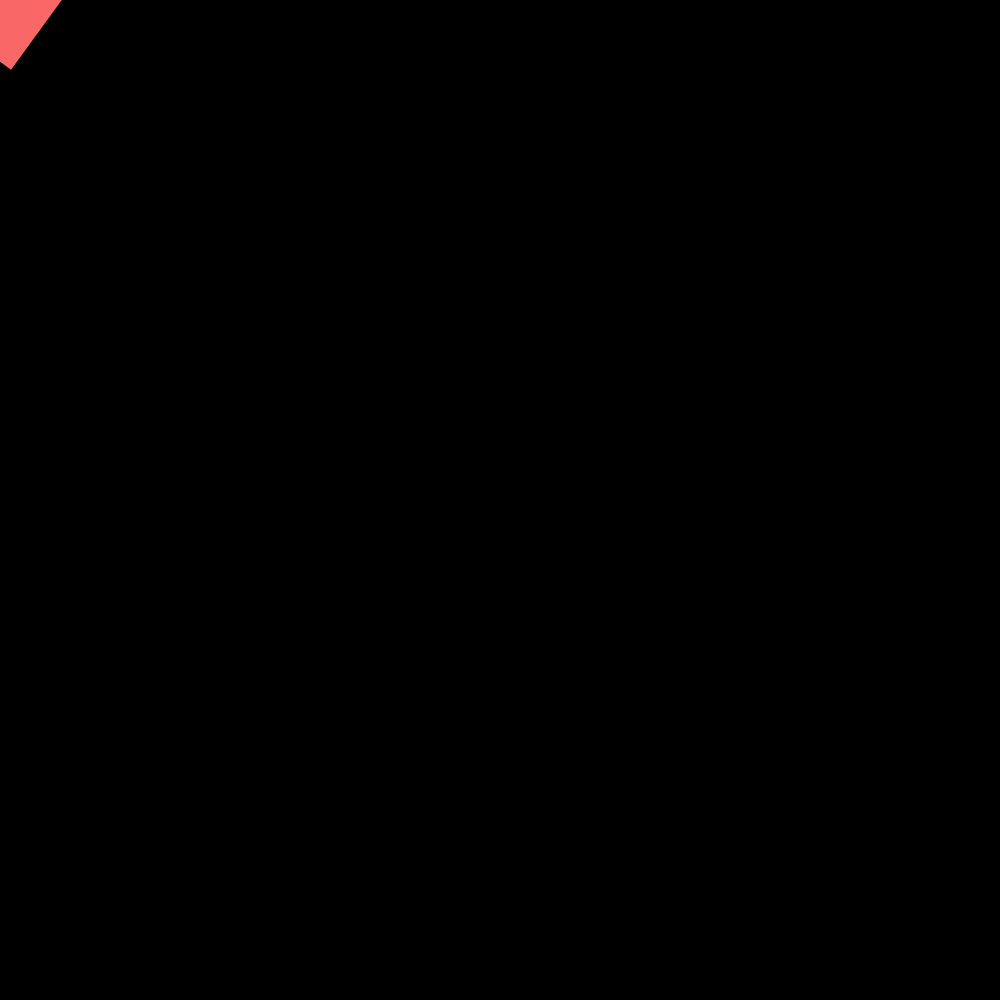
Frame 1 (no input)
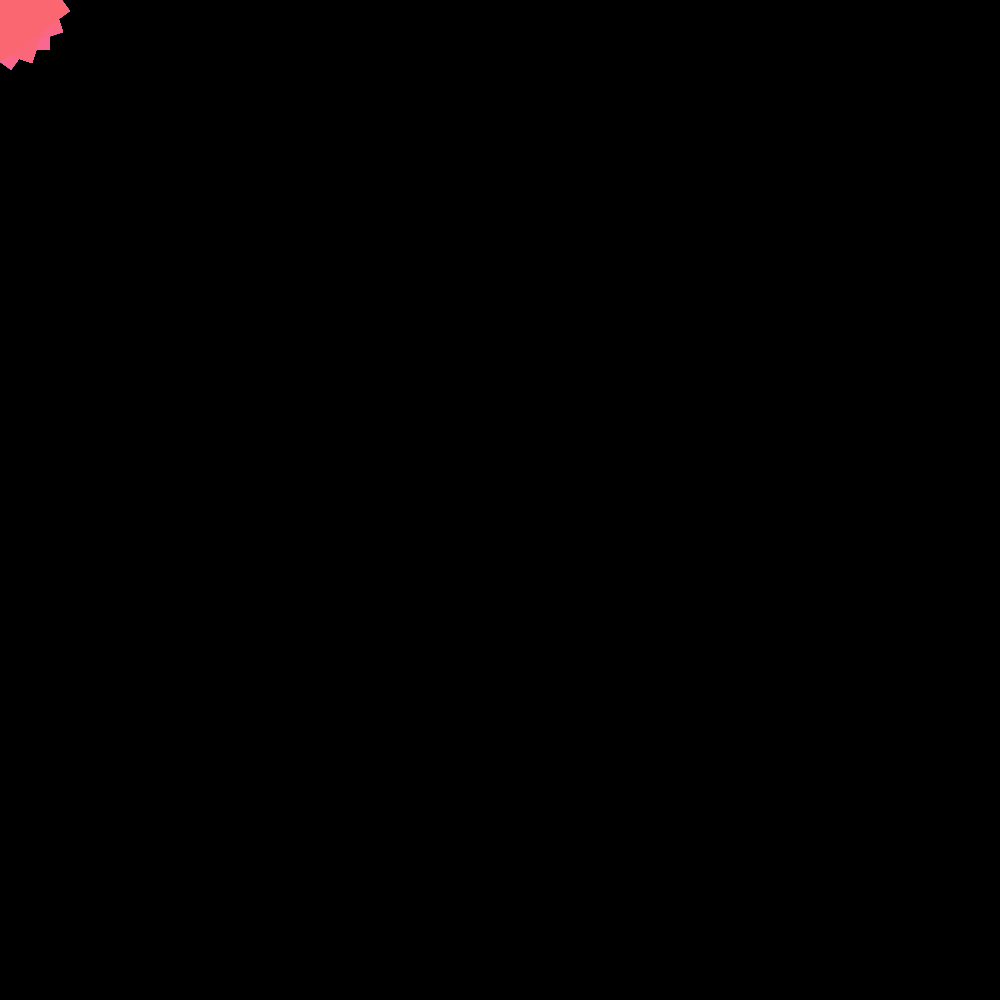
Frame 60 (no input)
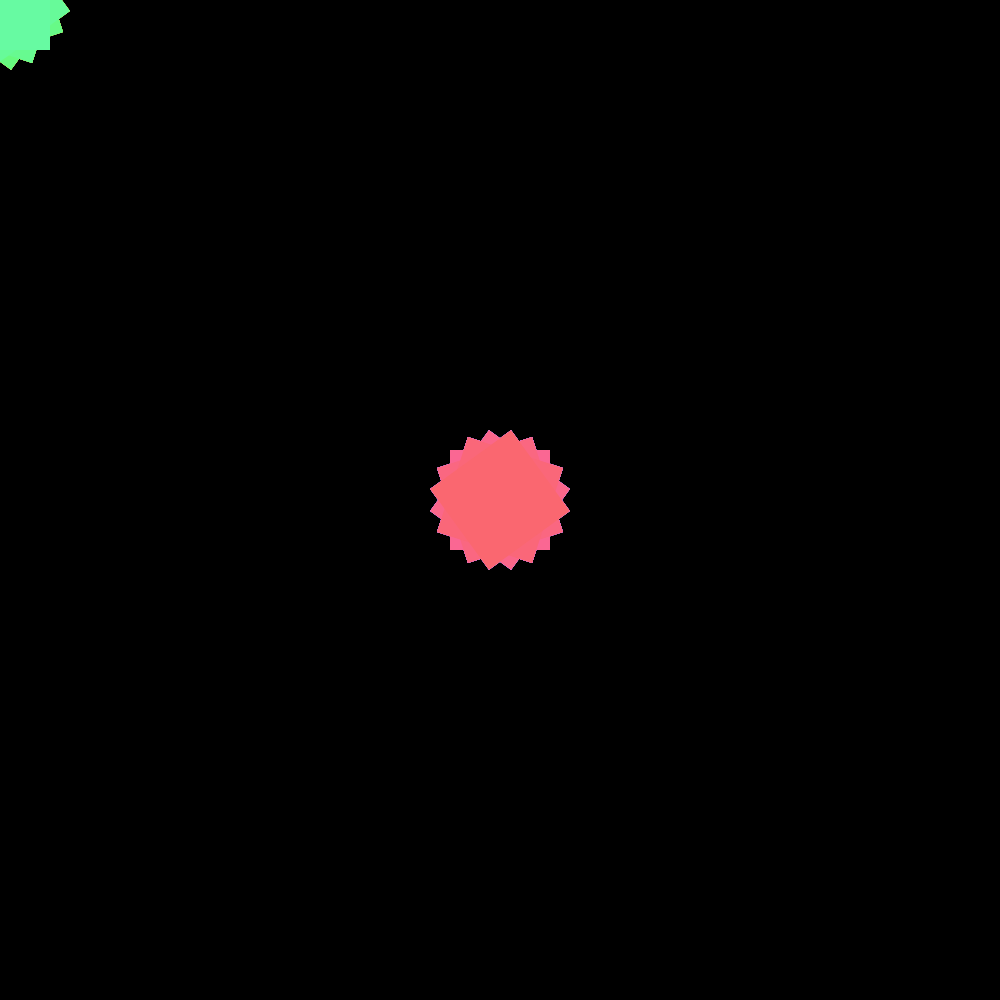
Frame 120 (the mouse pressed at the canvas centre since frame 60)

The p5.js sketch that drew these frames (run headless with seeded random() and noise() and a simulated clock; from frame 60 on, the mouse is pressed at the canvas centre):

// p5.js sketch
// ── sketch.js
var numOfParticles = 100;
var pc;

function setup() {
  createCanvas(1000, 1000);
  rectMode(CENTER);
  colorMode (HSB, 255);
  noStroke();

  pc = new particleController();
  pc.setup(numOfParticles);
}


function draw() {
  background(0);
  pc.update(mouseX, mouseY);
  pc.draw();
  }

// ── particle.js
function Particle (x, y, size) {
  this.x = x;
  this.y = y;
  this.size = size;

  this.update = function (x, y) {
    this.x = x;
    this.y = y;
  }
  this.draw = function (index) {
    push();
    translate (this.x, this.y);
    rotate(Math.PI / 5 * index);
    rect(0, 0, this.size, this.size);
    pop();
  }
}

// ── particleController.js
function particleController() {
  this.particles = [];
  this.currentParticleIndex = 0;


  this.setup = function (numOfParticles) {
    for (var i = 0; i < numOfParticles; i++) {
      this.particles[i] = new Particle(-100, -100, 100);
    }
  };


  this.update = function (x, y) {
    this.currentParticleIndex++;
    this.currentParticleIndex = this.currentParticleIndex % this.particles.length
    this.particles[this.currentParticleIndex].update(x, y);
  };


  this.draw = function () {
    var numOfParticles = this.particles.length;
    for (var i = 0; i < this.particles.length; i++) {
      fill(i/numOfParticles*255, 150, 250);
      //modulo
      var index = (this.currentParticleIndex + i) % numOfParticles;
      this.particles[index].draw(index);
    }
  };
}
